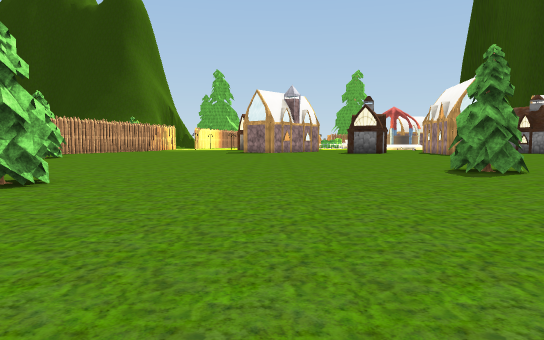
View 1 (above)

18 first-person views from a walk through a Unity game level. The camera is 1.2 m above the floor, tilts 4° down and sees 70° across. The floor is counted in squares, 2 m on a side. Each view is taken from the middle of a square. On the plan, view 1 faces up. The plan holds only what a view shows up to about 11 squares ahead; the rest is blank. The place goes on beyond the plan. Some animated figures are not drawn. Some surface patterns are stand-ins.

View 2
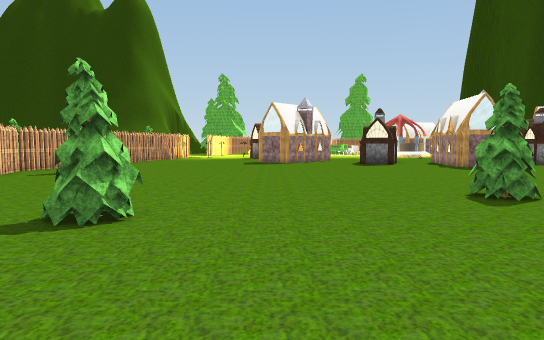

View 3
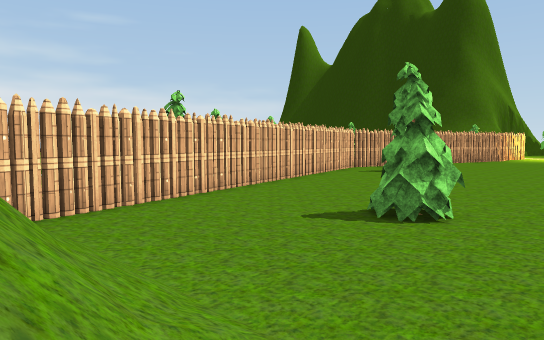

View 4
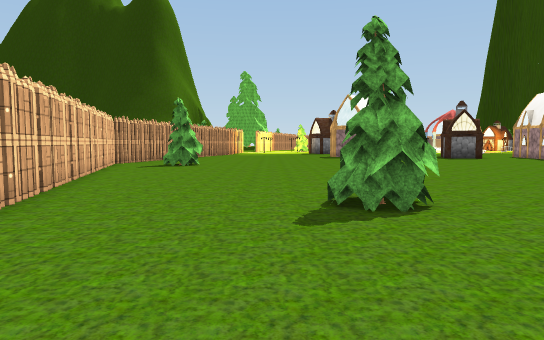

View 5
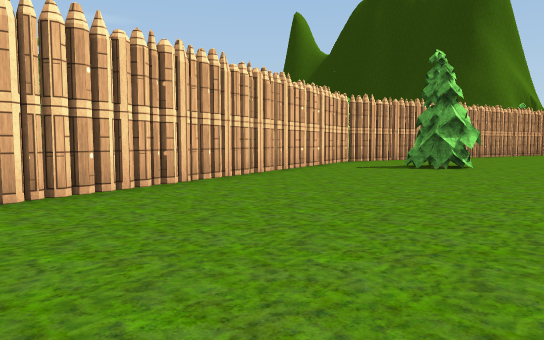

View 6
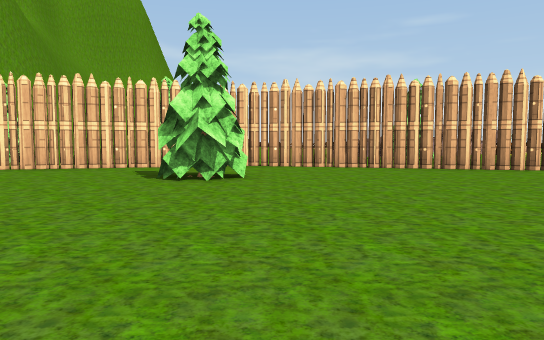

View 7
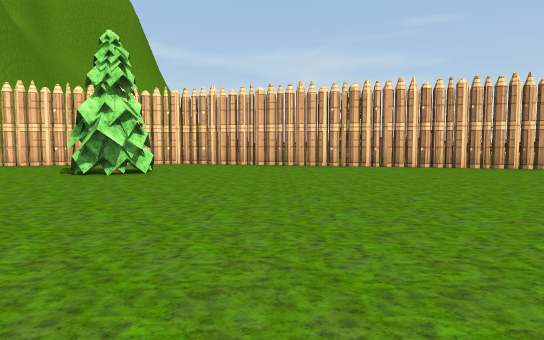

View 8
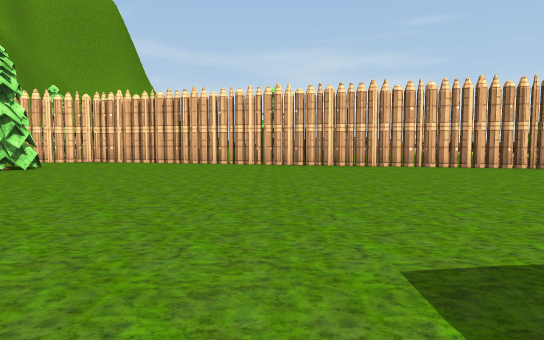

View 9
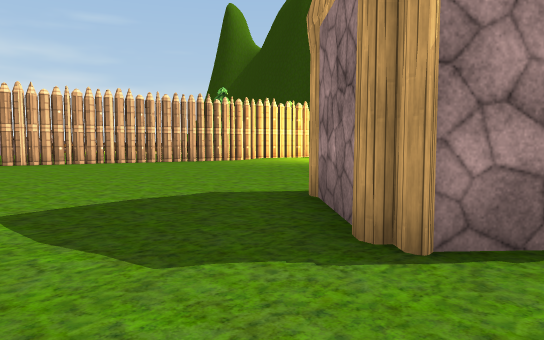

View 10
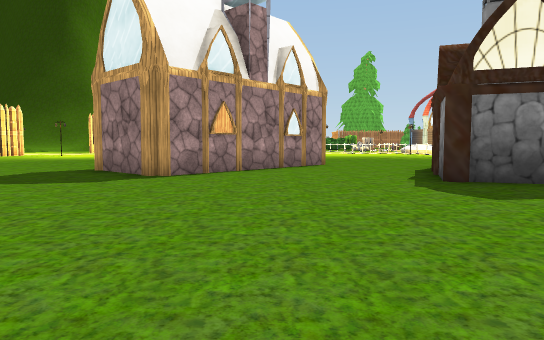

View 11
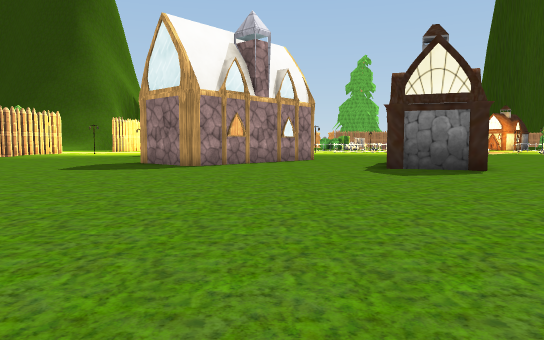

View 12
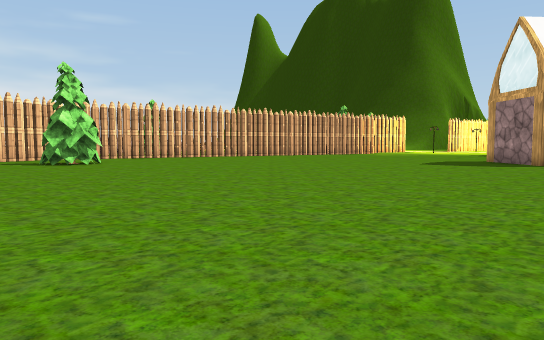

View 13
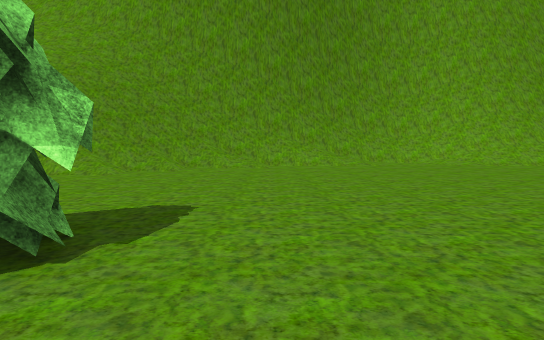

View 14
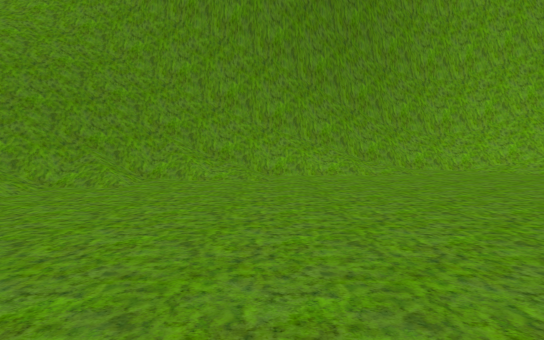

View 15
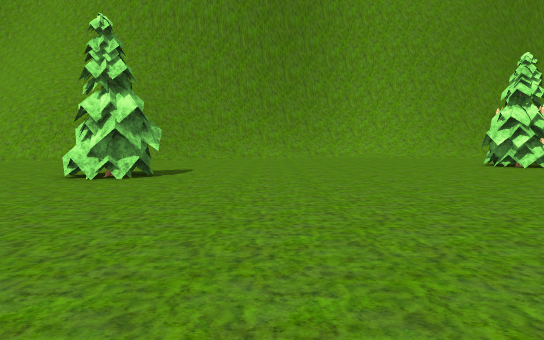

View 16
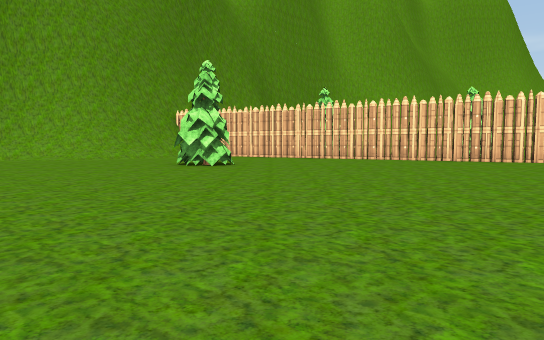

View 17
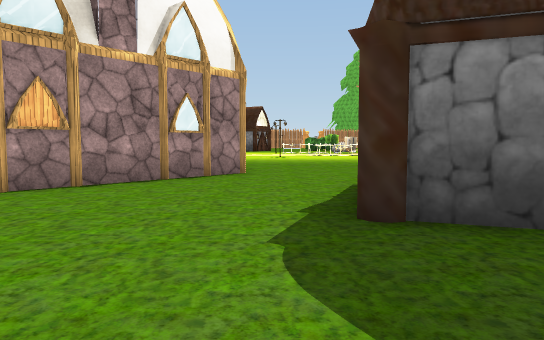

View 18
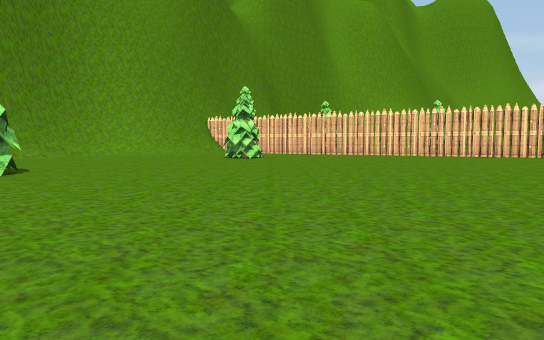

### Floor plan
Key: @ floor where view 1 was taken; # wall or solid block; . floor; / step, stairs or slope; O other object.
Columns run from 15 left of view 1 to 6 right of it. Each row starts with its distance up from view 1.
 29      #.......     #...
 28     ##.......    ##...
 27     #......... ###...O
 26     #.........##O....
 25     #..........#....#
 24    ##...............##
 23    #..................
 22    #..................
 21   ##..................
 20   #...................
 19   #..................
 18   #...................
 17   #..OO...............
 16   #..O................
 15   ##..................
 14    #.................
 13    #.................
 12    #.................
 11    ##.................
 10 O   #.................
  9 O   #..............OO.
  8     #...............O.
  7     #......O.........
  6      #....OO..........
  5      #................
  4      #................
  3      ##............../
  2       #............///
  1       #..////.../////#
  0       #/ //////@///###
 -1            ##///####
 -2            ######

Positions as (right, up) in squares from view 1, and headings:
1: (0, 0), facing up
2: (-1, -1), facing up
3: (-1, -1), facing up-left
4: (-6, 0), facing up
5: (-6, 7), facing up-left
6: (-3, 18), facing left
7: (-2, 20), facing left
8: (-1, 23), facing left
9: (1, 23), facing up-left
10: (2, 18), facing up
11: (2, 15), facing up
12: (2, 13), facing up-left
13: (3, 11), facing down
14: (3, 8), facing down
15: (2, 16), facing down
16: (2, 15), facing down-left
17: (4, 21), facing up
18: (6, 18), facing down-left
